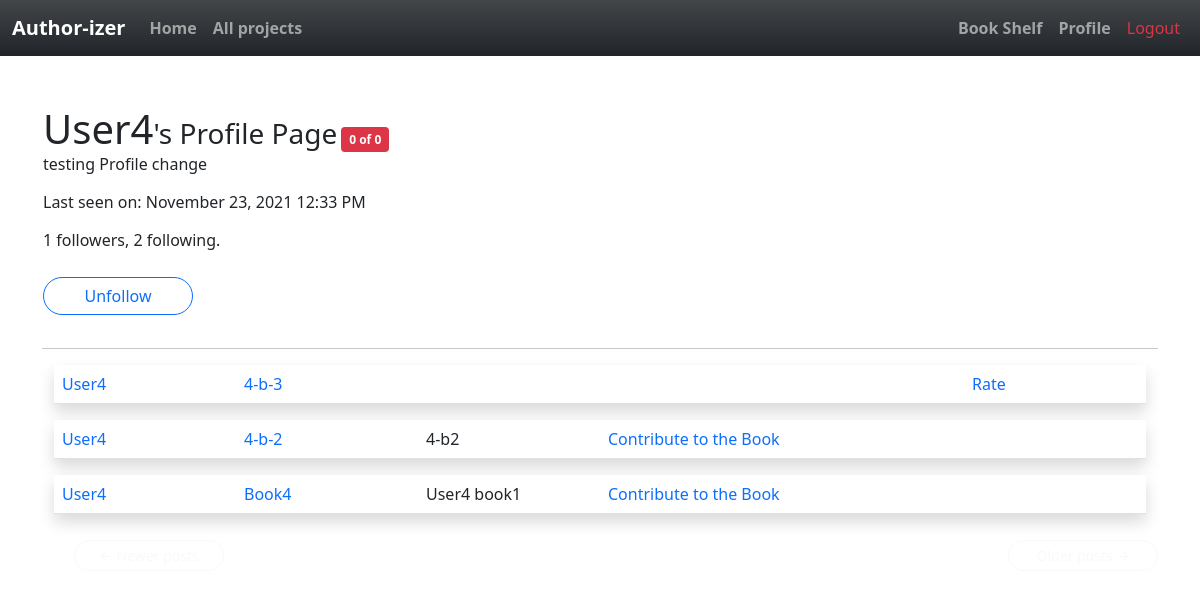
The app's page /user/user4 (signed in), older data.
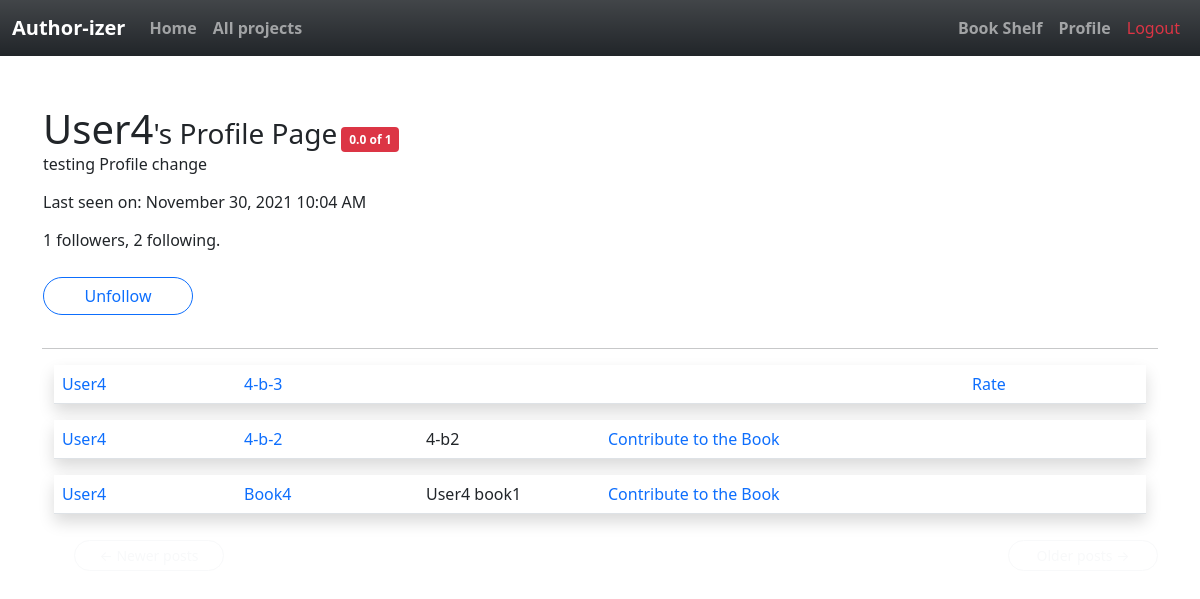
The same page, newer data.
### app/models.py (models this page shows, shortened)
class User(UserMixin, db.Model):
    id = db.Column(db.Integer, primary_key=True )
    username = db.Column(db.String(64), index=True, unique=True)
    email = db.Column(db.String(120), index=True, unique=True)
    password_hash = db.Column(db.String(128))
    posts = db.relationship('Post', backref='author', lazy='dynamic')
    about_me = db.Column(db.String(140))
    last_seen = db.Column(db.DateTime, default=datetime.utcnow)
    followed = db.relationship(
        'User', secondary=followers,
        primaryjoin=(followers.c.follower_id == id),
        secondaryjoin=(followers.c.followed_id == id),
        backref=db.backref('followers', lazy='dynamic'), lazy='dynamic')
    def is_following(self, user):
        return self.followed.filter(
            followers.c.followed_id == user.id).count() > 0

### app/routes.py (the view)
@app.route('/user/<username>')
@login_required
def user(username):
    user = User.query.filter_by(username=username).first_or_404()
    page = request.args.get('page', 1, type=int)
    authorate= user_rating(username)
    posts = user.posts.order_by(Post.timestamp.desc()).paginate(
        page, app.config['POSTS_PER_PAGE'], False)
    next_url = url_for('user', username=user.username, page=posts.next_num) \
        if posts.has_next else None
    prev_url = url_for('user', username=user.username, page=posts.prev_num) \
        if posts.has_prev else None
    form = EmptyForm()
    return render_template('user.html', user=user, posts=posts.items,
                           next_url=next_url, prev_url=prev_url, form=form, username=current_user.username,authorate=authorate, total=total_rating)

### app/forms.py
class SearchForm(FlaskForm):
    q = StringField(('Search'), validators=[DataRequired()])
    def __init__(self, *args, **kwargs):
        if 'formdata' not in kwargs:
            kwargs['formdata'] = request.args
        if 'csrf_enabled' not in kwargs:
            kwargs['csrf_enabled'] = False
        super(SearchForm, self).__init__(*args, **kwargs)

class EmptyForm(FlaskForm):
    submit = SubmitField('Submit')

### app/models.py (called while the page is built)
@login.user_loader
def load_user(id):
    return User.query.get(int(id))

    @classmethod
    def before_commit(cls, session):
        session._changes = {
            'add': list(session.new),
            'update': list(session.dirty),
            'delete': list(session.deleted)
        }

### app/rating.py (called while the page is built)
def user_rating(username):
    conts=[]
    contributes=Contribute.query.filter_by(contributor=username).all()
    num=len(contributes)
    for contribute in contributes:
        if contribute.accepted:
            conts.append(contribute)
    acc_len = len(conts)
    if num>0:
        rating=(acc_len*5)/num
        return round(rating,1)
    else:
        return 0

### app/templates/user.html (shortened to what this page needs)
{% extends "base.html" %}
{% import 'bootstrap/form.html' as wtf %}
{% block app_content %}
<table class="container">
    <tr>
        <td>
            <h1 class='d-inline'>{{ user.username.capitalize() }}</h1><h3 class='d-inline'>'s Profile Page</h3>
            {%if authorate >=4%}
            <span class='badge bg-success text-wrap d-inline'> {{authorate}} of {{total(username=user.username)}}</span>
            {%elif 4>authorate >=2 %}
            <span class='badge bg-warning text-wrap d-inline'> {{authorate}} of {{total(username=user.username)}}</span>
            {%elif authorate<2 %}
            <span class='badge bg-danger text-wrap d-inline'> {{authorate}} of {{total(username=user.username)}}</span>
            {%endif%}
            {% if user.about_me %}<p>{{ user.about_me }}</p>{% endif %}
            {% if user.last_seen %}
                    <p>Last seen on: {{ moment(user.last_seen).format('LLL') }}</p>
                    {% endif %}
            <p>{{ user.followers.count() }} followers, {{ user.followed.count() }} following.</p>
            {% if user == current_user %}
            <p class="btn-sm rounded-pill btn-outline-light float-start"><a class='text-decoration-none text-success ' href="{{ url_for('edit_profile') }}">Edit profile</a></p>
            {% else %}
            <p>
                <form action="{{ url_for('unfollow', username=user.username) }}" method="post">
                    {{ form.submit(value='Unfollow', class='btn rounded-pill btn-outline-primary') }}
                </form>
            </p>
            {% endif %}
        </td>
    </tr>
</table>
    <hr>
    {% for post in posts %}
    {% include '_post.html' %}
{% endfor %}
<nav aria-label="...">
    <ul class="pager">
        <li class="btn-sm rounded-pill btn-outline-secondary{% if not prev_url %} btn btn-outline-light{% endif %}">
            <a type="button" class="btn-outline-light text-decoration-none" href="{{ prev_url or '#' }}">
                <span aria-hidden="true">&larr;</span> Newer posts
            </a>
        </li>
        <li class="btn-sm rounded-pill btn-outline-secondary{% if not next_url %} btn btn-outline-light{% endif %} float-end">
            <a type="button" class="btn-outline-light text-decoration-none" href="{{ next_url or '#' }}">
                Older posts <span aria-hidden="true">&rarr;</span>
            </a>
        </li>
    </ul>
</nav>
{% endblock %}

Row changes from the older to the newer data that the page shows:
changed User "User4": username "0" → "1"; last_seen "November 23, 2021 12:33 PM" → "November 30, 2021 10:04 AM"
Text that changed along with them:
{{ authorate }}: "0" → "0.0"
